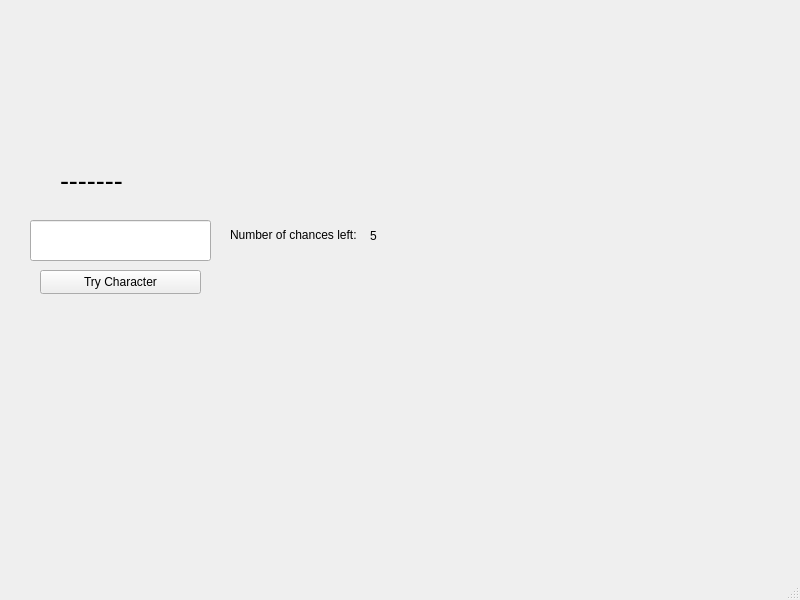
<?xml version="1.0" encoding="UTF-8"?>
<ui version="4.0">
 <class>MainWindow</class>
 <widget class="QMainWindow" name="MainWindow">
  <property name="geometry">
   <rect>
    <x>0</x>
    <y>0</y>
    <width>800</width>
    <height>600</height>
   </rect>
  </property>
  <property name="windowTitle">
   <string>MainWindow</string>
  </property>
  <widget class="QWidget" name="centralwidget">
   <widget class="QLineEdit" name="charinput">
    <property name="geometry">
     <rect>
      <x>30</x>
      <y>220</y>
      <width>181</width>
      <height>41</height>
     </rect>
    </property>
   </widget>
   <widget class="QPushButton" name="guess">
    <property name="geometry">
     <rect>
      <x>40</x>
      <y>270</y>
      <width>161</width>
      <height>24</height>
     </rect>
    </property>
    <property name="text">
     <string>Try Character</string>
    </property>
   </widget>
   <widget class="QLabel" name="displayword">
    <property name="geometry">
     <rect>
      <x>60</x>
      <y>160</y>
      <width>121</width>
      <height>41</height>
     </rect>
    </property>
    <property name="text">
     <string>&lt;html&gt;&lt;head/&gt;&lt;body&gt;&lt;p&gt;&lt;span style=&quot; font-size:20pt;&quot;&gt;-------&lt;/span&gt;&lt;/p&gt;&lt;/body&gt;&lt;/html&gt;</string>
    </property>
   </widget>
   <widget class="QLabel" name="label">
    <property name="geometry">
     <rect>
      <x>230</x>
      <y>219</y>
      <width>141</width>
      <height>31</height>
     </rect>
    </property>
    <property name="text">
     <string>Number of chances left:</string>
    </property>
   </widget>
   <widget class="QLabel" name="chances">
    <property name="geometry">
     <rect>
      <x>370</x>
      <y>225</y>
      <width>61</width>
      <height>21</height>
     </rect>
    </property>
    <property name="text">
     <string>5</string>
    </property>
   </widget>
   <widget class="QLabel" name="updatex">
    <property name="geometry">
     <rect>
      <x>40</x>
      <y>300</y>
      <width>161</width>
      <height>21</height>
     </rect>
    </property>
    <property name="text">
     <string> </string>
    </property>
   </widget>
  </widget>
  <widget class="QMenuBar" name="menubar">
   <property name="geometry">
    <rect>
     <x>0</x>
     <y>0</y>
     <width>800</width>
     <height>21</height>
    </rect>
   </property>
  </widget>
  <widget class="QStatusBar" name="statusbar"/>
 </widget>
 <resources/>
 <connections/>
</ui>
